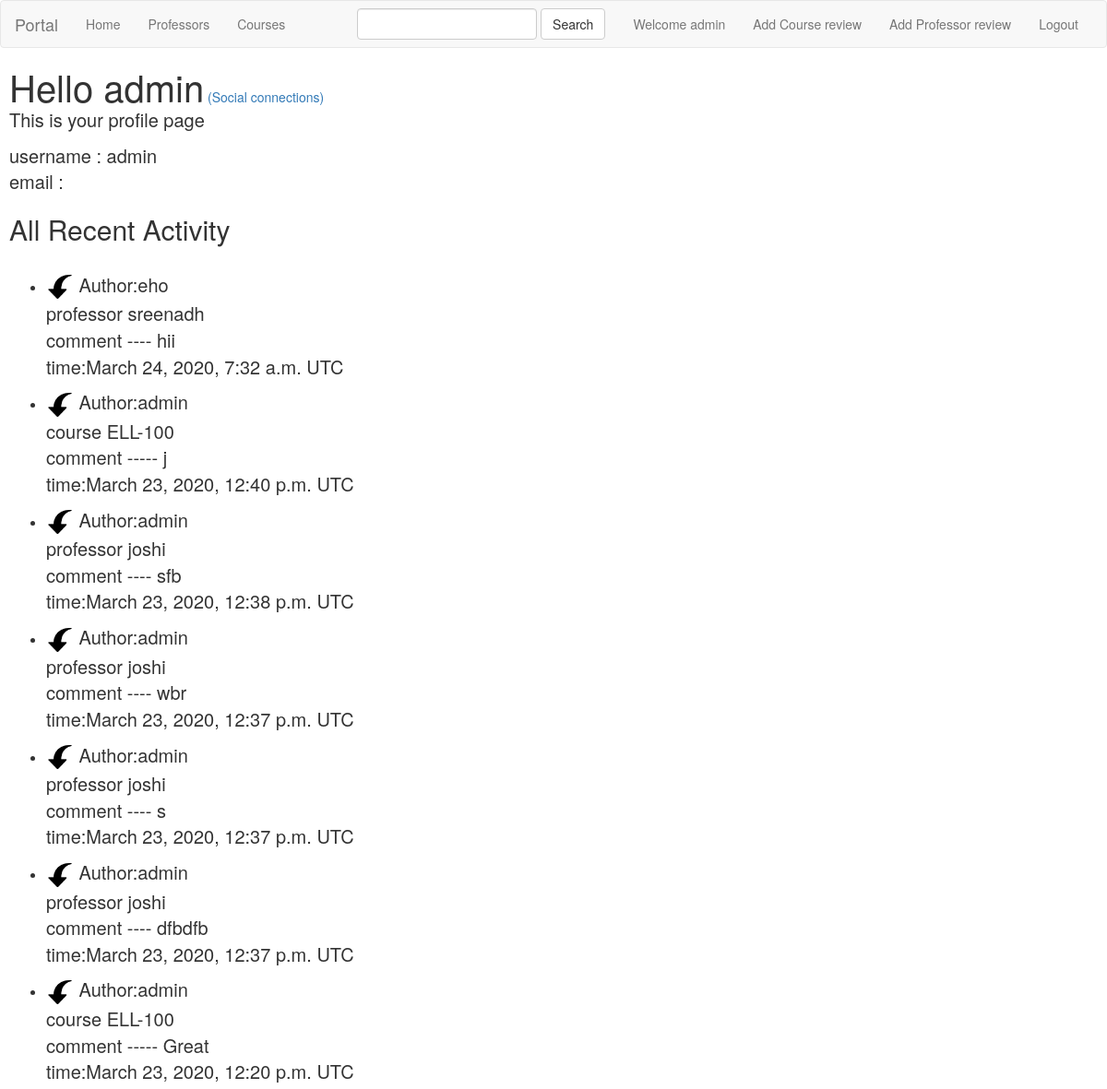
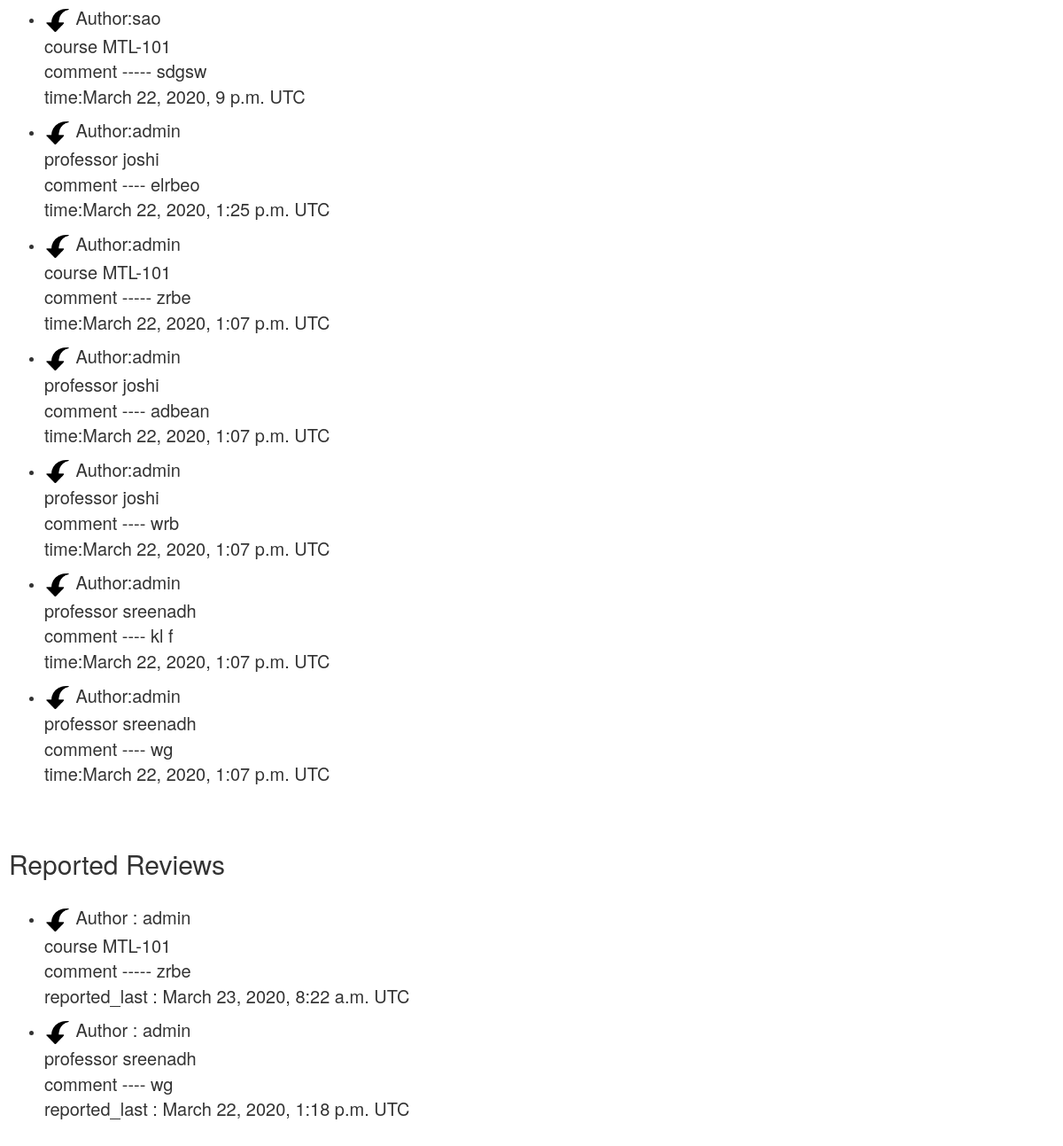
Page /users/profile (signed in) on the committed database (2 pictures, top to bottom).
### professors/models.py (models this page shows, shortened)
class Prof_Rating(Rating):
    datetime = models.DateTimeField(default=datetime.now)
    comment = models.CharField(max_length=1000)
    stars = models.IntegerField(default=1,validators=[MaxValueValidator(5), MinValueValidator(1)])
    professor = models.ForeignKey(Professor, on_delete=models.CASCADE)
    user = models.ForeignKey(User,default=None,on_delete=models.CASCADE)
    postAnonymously = models.BooleanField(default=False)
    liked_by = models.ManyToManyField(User,related_name='all_liked_profrating')
    reported = models.BooleanField(default=False)
    last_reported_time = models.DateTimeField(default=now,blank=True)
    def get_absolute_url(self):
        return reverse('professors:detail',kwargs={'pk':self.professor.pk})+'#'+ str(self.id)
    def get_class_name(self):
        return 'prof_rating'

class Professor(models.Model):
    name = models.CharField(max_length=100)
    age = models.IntegerField()
    department = models.CharField(max_length=100)

### courses/models.py (models this page shows, shortened)
class Course_Rating(Rating):
    datetime = models.DateTimeField(default=datetime.now)
    comment = models.CharField(max_length=1000)
    stars = models.IntegerField(default=1,validators=[MaxValueValidator(5), MinValueValidator(1)])
    course = models.ForeignKey(Course, on_delete=models.CASCADE)
    user = models.ForeignKey(User,default=None,on_delete=models.CASCADE)
    postAnonymously = models.BooleanField(default=False)
    liked_by = models.ManyToManyField(User, related_name='all_liked_courserating')
    reported = models.BooleanField(default=False)
    last_reported_time = models.DateTimeField(default=now,blank=True)
    def get_absolute_url(self):
        return reverse('courses:detail',kwargs={'pk':self.course.pk})+'#'+ str(self.id)
    def get_class_name(self):
        return 'course_rating'

class Course(models.Model):
    name = models.CharField(max_length=100)
    department = models.CharField(max_length=100)
    profs_teaching = models.ManyToManyField(Professor,related_name='all_courses_taught')

### users/views.py (the view)
# urls.py: url(r'profile$', views.show_user_profile, name='show_profile'),
def show_user_profile(request):
    context = dict()
    if request.user.is_superuser:
        all_rating_all_author = list(Prof_Rating.objects.all()) + list(Course_Rating.objects.all())
        all_rating_all_author.sort(reverse=True, key=lambda x: x.datetime)
        context['all_rating'] = all_rating_all_author
        reported_reviews = list(Prof_Rating.objects.all().filter(reported=True)) + list(
            Course_Rating.objects.all().filter(reported=True))
        reported_reviews.sort(reverse=True, key=lambda x: x.last_reported_time)
        context['reported'] = reported_reviews
        context['banned_users'] = list(filter(lambda x: x.userprofile.is_banned, list(User.objects.all())))
    else:
        all_rating_user = list(request.user.prof_rating_set.all()) + list(request.user.course_rating_set.all())
        all_rating_user.sort(reverse=True, key=lambda x: x.datetime)
        context['all_rating'] = all_rating_user
        context['warnings'] = list(request.user.userwarning_set.all())
    return render(request, 'users/profile.html', context)

### users/templates/users/profile.html (shortened to what this page needs)
{% extends 'root/base.html' %}
{% block body %}
<h1 style="display:inline">Hello {{request.user.username}}</h1>
<a href="/allauth/social/connections" style="display:inline">(Social connections)</a>
<p>This is your profile page</p>
<p>
    username : {{user.username}}<br>
    email : {{user.email}}
</p>
<h2>{% if user.is_superuser %}All {% else %}Your {% endif %}Recent Activity</h2>
<br>
<ul>
    {% for rating in all_rating %}
        <li>
            <p>
                <a style="font-size:20px;" href="{{ rating.get_absolute_url }}"><img style='height:30px;width:30px;'></a>
                {% if user.is_superuser %}
                    Author:{{rating.user}}<br>
                {% endif %}
                {% if rating.get_class_name == 'prof_rating' %}
                    professor {{rating.professor.name}} &emsp; <br>comment ---- {{rating.comment}}
                {% else %}
                    course {{rating.course.name}}  &emsp; <br>comment ----- {{rating.comment}}
                {% endif %}
                <br>time:{{rating.datetime}} UTC
            </p>
        </li>
    {% endfor %}
</ul>
<br>
<br>
{% if user.is_superuser %}
<h2>Reported Reviews</h2>
<br>
<ul>
{% for rating in reported %}
    <li>
        <p>
            <a style="font-size:20px;" href="{{ rating.get_absolute_url }}"><img style='height:30px;width:30px;'></a>
            Author : {{ rating.user }}<br>
            {% if rating.get_class_name == 'prof_rating' %}
                professor {{rating.professor.name}} &emsp; <br>comment ---- {{rating.comment}}
            {% else %}
                course {{rating.course.name}}  &emsp; <br>comment ----- {{rating.comment}}
            {% endif %}<br>
            reported_last : {{ rating.last_reported_time }} UTC
        </p>
    </li>
{% endfor %}
</ul>
<br><br>
{% endif %}
{% endblock %}

### root/templates/root/base.html (shortened to what this page needs)
<!DOCTYPE html>
<html lang="en">
<head>
    <link rel="stylesheet" href="https://maxcdn.bootstrapcdn.com/bootstrap/3.4.1/css/bootstrap.min.css">
</head>
<body >
    <nav class="navbar navbar-default">
        <div class="container-fluid">
            <div class="navbar-header">
                <a class="navbar-brand" href="#" >Portal</a>
            </div>
            <div class="collapse navbar-collapse">
                <ul class="nav navbar-nav">
                    <li class = "">
                        <a href="/">Home</a>
                    </li>
                    <li class = "">
                        <a href="{% url 'professors:index' %}">Professors</a>
                    </li>
                    <li class = "">
                        <a href="{% url 'courses:index' %}">Courses</a>
                    </li>
                </ul>
                <ul class="nav navbar-nav navbar-right">
                    <li class = "">
                        {% if request.user.username %}
                            <a href="{% url 'users:show_profile' %}">Welcome {{request.user.username}}</a>
                        {% else %}
                            <a href="#">Not logged in</a>
                        {% endif %}
                    </li>
                    <li class = "">
                       {% if request.user.username %}
                            <a href="{% url 'courses:add_rating' %}">Add Course review</a>
                        {% endif %}
                    </li>
                    <li class = "">
                       {% if request.user.username %}
                            <a href="{% url 'professors:add_rating' %}">Add Professor review</a>
                        {% endif %}
                    </li>
                    <li class = "">
                        {% if request.user.username %}
                            <a href="{% url 'users:logout' %}">Logout</a>
                        {% else %}
                            <a href="{% url 'users:login' %}">Login/Sign Up</a>
                        {% endif %}</li>
                </ul>
                <form class="navbar-form navbar-right" role="search" method="get" action="{% url 'root:search' %}">
                    <div class="form-group">
                        <input type="text" class="form-control" name="query" value="">
                    </div>
                    <button type="submit" class="btn btn-default">Search</button>
                </form>
            </div>
        </div>
    </nav>
    <div style="margin-left: 10px">
        {% block body %}
        {% endblock %}
    </div>
</body>
</html>

### root/templates/root/base.html (style rules this page uses)
p { font-size:20px; }
h1 { font-size:40px; }
h2 { font-size:30px; }

### rows in the picture
Prof_Rating: user "eho", professor.name "sreenadh", comment "hii", datetime "March 24, 2020, 7:32 a.m."
Course_Rating: user "admin", course.name "ELL-100", comment "j", datetime "March 23, 2020, 12:40 p.m."
Prof_Rating: user "admin", professor.name "joshi", comment "sfb", datetime "March 23, 2020, 12:38 p.m."
Prof_Rating: user "admin", professor.name "joshi", comment "wbr", datetime "March 23, 2020, 12:37 p.m."
Prof_Rating: user "admin", professor.name "joshi", comment "s", datetime "March 23, 2020, 12:37 p.m."
Prof_Rating: user "admin", professor.name "joshi", comment "dfbdfb", datetime "March 23, 2020, 12:37 p.m."
Course_Rating: user "admin", course.name "ELL-100", comment "Great", datetime "March 23, 2020, 12:20 p.m."
Course_Rating: user "sao", course.name "MTL-101", comment "sdgsw", datetime "March 22, 2020, 9 p.m."
Prof_Rating: user "admin", professor.name "joshi", comment "elrbeo", datetime "March 22, 2020, 1:25 p.m."
Course_Rating: user "admin", course.name "MTL-101", comment "zrbe", datetime "March 22, 2020, 1:07 p.m.", last_reported_time "March 23, 2020, 8:22 a.m."
Prof_Rating: user "admin", professor.name "joshi", comment "adbean", datetime "March 22, 2020, 1:07 p.m."
Prof_Rating: user "admin", professor.name "joshi", comment "wrb", datetime "March 22, 2020, 1:07 p.m."
Prof_Rating: user "admin", professor.name "sreenadh", comment "kl f", datetime "March 22, 2020, 1:07 p.m."
Prof_Rating: user "admin", professor.name "sreenadh", comment "wg", datetime "March 22, 2020, 1:07 p.m.", last_reported_time "March 22, 2020, 1:18 p.m."

### other values in the picture
{{ request.user.username }} "admin"
{{ user.username }} "admin"
